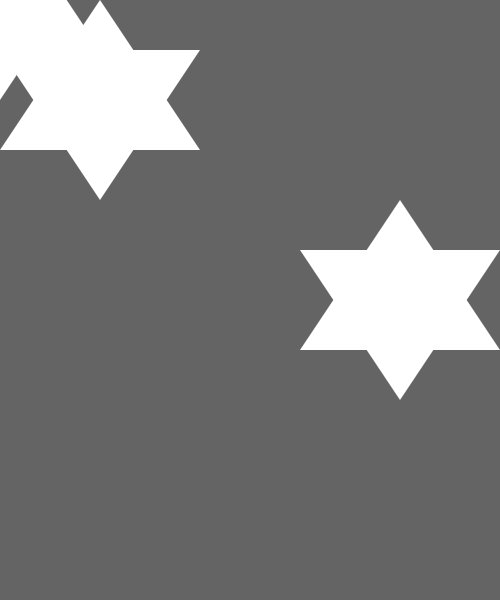
Frame 1 (no input)
Frame 60 (the mouse pressed at the canvas centre just before this capture): identical to frame 1, image omitted
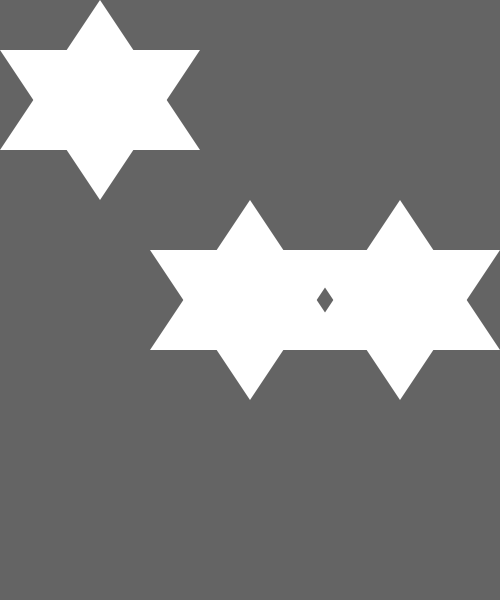
Frame 120 (the mouse held since frame 60 and released just before this capture)

The Processing sketch that drew these frames (run headless with seeded random() and noise(); from frame 60 on, the mouse is pressed at the canvas centre):

// Processing sketch: p05_03_functions_parameters
// ── p05_03_functions_parameters.pde
// IMA NYU Shanghai
// Interaction Lab

void setup() {
  size(500, 600);
  noStroke();
}

void draw() {
  background(100);
  
  // reusability!
  star(100, 100);
  star(400, 300);
  star(mouseX, mouseY);
}

// we can add parameters!
// now we can change the position!

void star(int x, int y) {
  pushMatrix();
  translate(x, y);
  triangle(0, 100, 100, -50, -100, -50);
  rotate(PI);
  triangle(0, 100, 100, -50, -100, -50);
  popMatrix();
}
